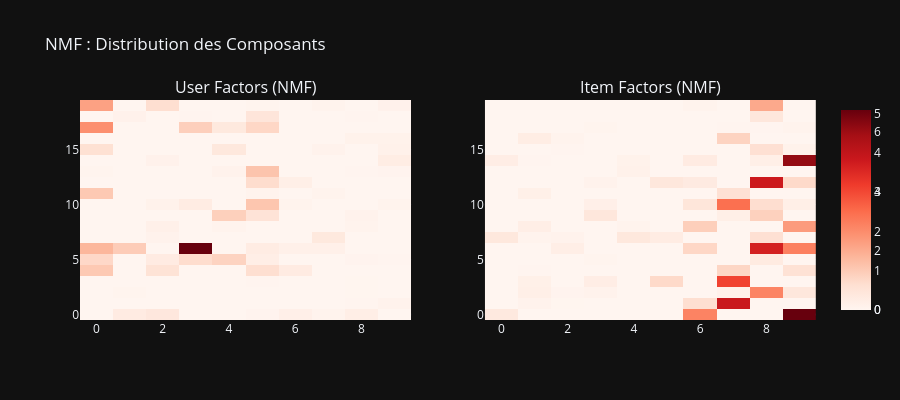

Write notebook code for a chart like this one.
### Markdown cell above
### 5.3.1 Visualisation des Facteurs NMF

Contrairement à la SVD, la **NMF** n'autorise que des valeurs positives. 
Cela rend les composants plus faciles à interpréter : chaque facteur peut être vu comme le score d'appartenance à un "concept" (genre, thème).

### Code cell
# Visualisation des Facteurs NMF
fig_nmf = make_subplots(
    rows=1, cols=2,
    subplot_titles=("User Factors (NMF)", "Item Factors (NMF)")
)

fig_nmf.add_trace(
    go.Heatmap(z=user_factors_nmf[:n_users_viz, :n_factors_viz], 
               colorscale='Reds', name='Users'),
    row=1, col=1
)

fig_nmf.add_trace(
    go.Heatmap(z=item_factors_nmf[:n_items_viz, :n_factors_viz], 
               colorscale='Reds', name='Items'),
    row=1, col=2
)

fig_nmf.update_layout(height=400, title_text="NMF : Distribution des Composants", template="plotly_dark")
fig_nmf.show()

### Figure 1 — Plotly figure (JSON) as saved in the notebook; plotly's stock layout.template omitted (floating-point values rounded to 4 significant figures; data arrays with more than 128 entries replaced by an {"elided": "..."} marker saying what was removed)
{"data": [{"colorscale": [[0, "rgb(255,245,240)"], [0.125, "rgb(254,224,210)"], [0.25, "rgb(252,187,161)"], [0.375, "rgb(252,146,114)"], [0.5, "rgb(251,106,74)"], [0.625, "rgb(239,59,44)"], [0.75, "rgb(203,24,29)"], [0.875, "rgb(165,15,21)"], [1, "rgb(103,0,13)"]], "name": "Users", "type": "heatmap", "xaxis": "x", "yaxis": "y", "z": {"elided": "20x10 float values"}}, {"colorscale": [[0, "rgb(255,245,240)"], [0.125, "rgb(254,224,210)"], [0.25, "rgb(252,187,161)"], [0.375, "rgb(252,146,114)"], [0.5, "rgb(251,106,74)"], [0.625, "rgb(239,59,44)"], [0.75, "rgb(203,24,29)"], [0.875, "rgb(165,15,21)"], [1, "rgb(103,0,13)"]], "name": "Items", "type": "heatmap", "xaxis": "x2", "yaxis": "y2", "z": {"elided": "20x10 float values"}}], "layout": {"annotations": [{"font": {"size": 16}, "showarrow": false, "text": "User Factors (NMF)", "x": 0.225, "xanchor": "center", "xref": "paper", "y": 1, "yanchor": "bottom", "yref": "paper"}, {"font": {"size": 16}, "showarrow": false, "text": "Item Factors (NMF)", "x": 0.775, "xanchor": "center", "xref": "paper", "y": 1, "yanchor": "bottom", "yref": "paper"}], "height": 400, "title": {"text": "NMF : Distribution des Composants"}, "xaxis": {"anchor": "y", "domain": [0, 0.45]}, "xaxis2": {"anchor": "y2", "domain": [0.55, 1]}, "yaxis": {"anchor": "x", "domain": [0, 1]}, "yaxis2": {"anchor": "x2", "domain": [0, 1]}}}
